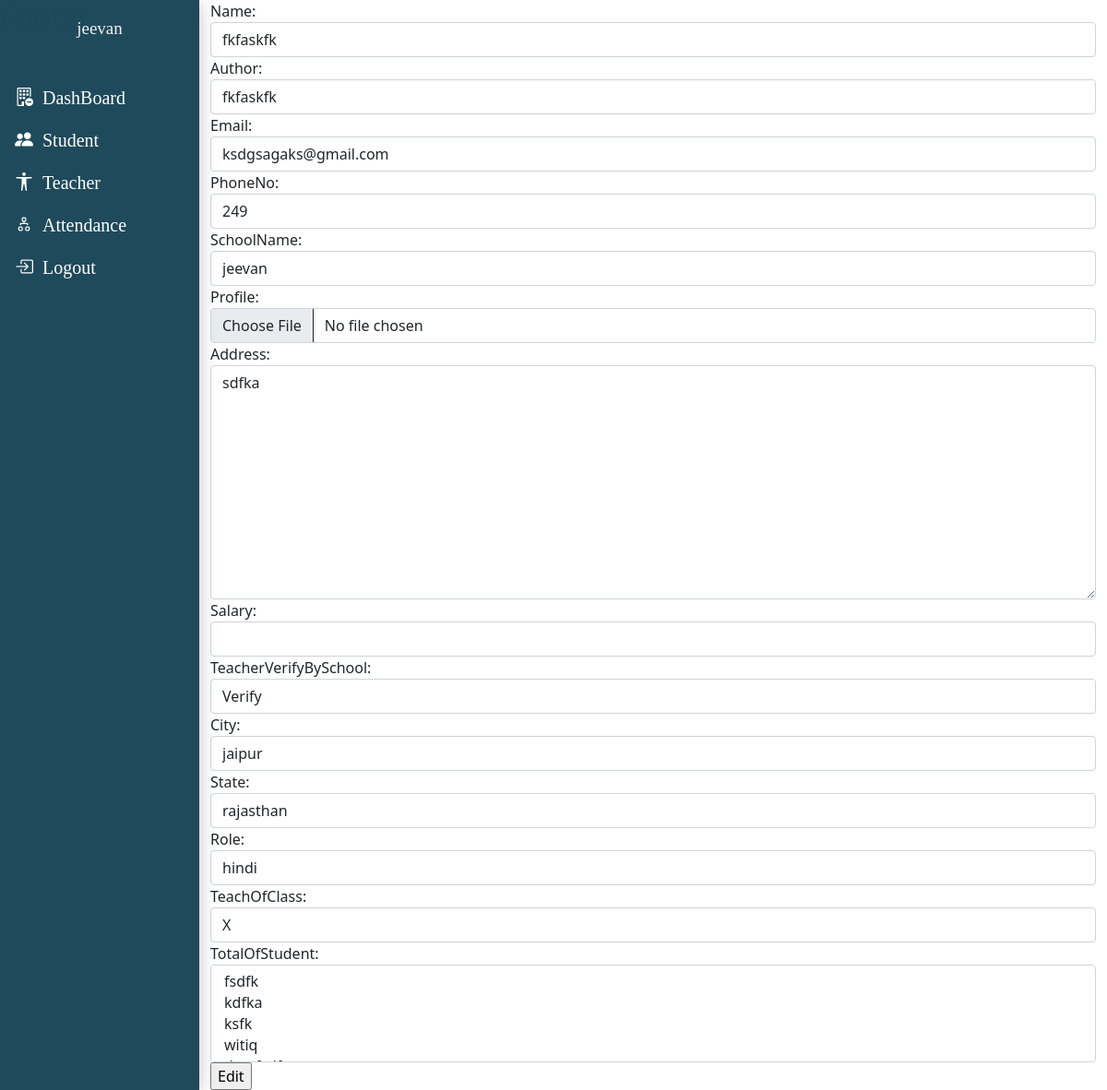
/school/teacherProfile/3 (signed in), run on an earlier commit of the app's database.
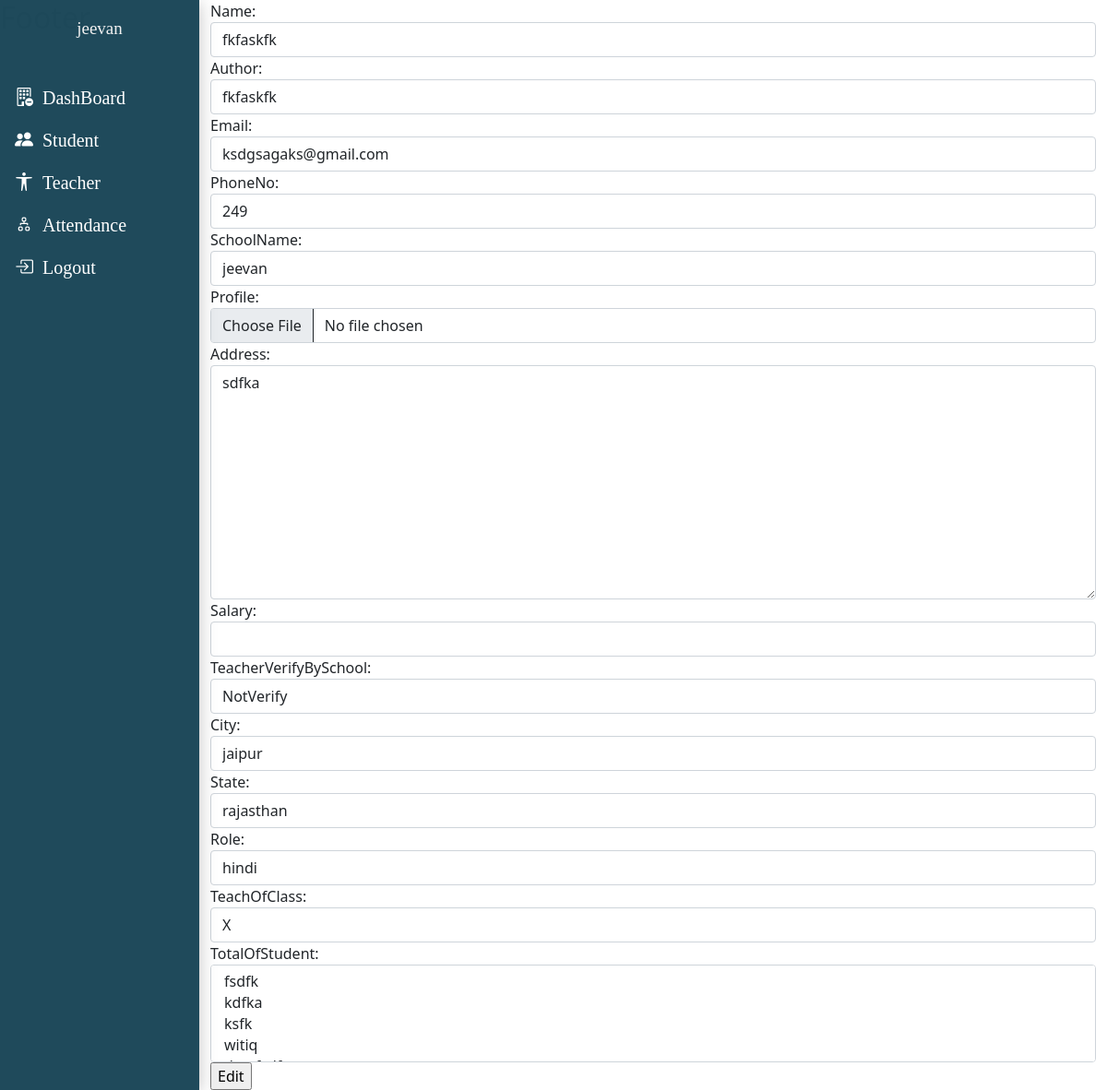
And on a later commit of the database.
### teacher/models.py (models this page shows, shortened)
class TeacherProfileModel(models.Model):
    name=models.CharField(max_length=80)
    author=models.ForeignKey('Auth.User',on_delete=models.CASCADE)
    email=models.EmailField()
    phoneNo=models.BigIntegerField()
    schoolName=models.ForeignKey('school.SchoolProfileModel',on_delete=models.CASCADE,related_name="teacherSchool")
    profile=models.ImageField(upload_to="teacherProfile",null=True,blank=True)
    address=models.TextField()
    salary=models.IntegerField(blank=True,null=True)
    teacherVerifyBySchool=models.CharField(max_length=20,default='NotVerify',choices=VERIFY)
    city=models.ForeignKey('student.city',on_delete=models.CASCADE,related_name="teacherCity")
    state=models.ForeignKey('student.state',on_delete=models.CASCADE,related_name="teacherState")
    role=models.CharField(max_length=100)
    teachOfClass=models.CharField(max_length=20)
    totalOfStudent=models.ManyToManyField('student.StudentProfileModel',null=True,blank=True)

### school/views.py (the view)
# urls.py: path('teacherProfile/<int:id>',views.EditTeacherView,name="editTeacherProfile"),
def EditTeacherView(request,id):
    instance=get_object_or_404(TeacherProfileModel,id=id)
    if request.method == "POST":
        form=EditTeacherForm(request.POST,instance=instance)
        if form.is_valid():
            form.save()
            return redirect('school:TeacherDetaillist')
    else:
        form=EditTeacherForm(instance=instance)
    context={
        'form':form
    }
    return render(request,"base/editteacher.html",context)

### teacher/forms.py
class EditTeacherForm(forms.ModelForm):
    class Meta:
        model=TeacherProfileModel
        fields=('__all__')
    def __init__(self,*args,**kwargs):
        super(EditTeacherForm,self).__init__(*args,**kwargs)
        for fieldName,fields in self.fields.items():
            fields.widget.attrs['class']='form-control'

### Auth/models.py (called while the page is built)
    def __str__(self):
        return self.username

### school/models.py (called while the page is built)
    def __str__(self):
        return self.name

### student/models.py (called while the page is built)
	def __str__(self):
		return self.name

	def __str__(self):
		return self.name

	def __str__(self):
		return self.name

### school/templates/base/editteacher.html (shortened to what this page needs)
{% extends 'base/schoolBase.html' %}
{% block content %}
    <form action="" method="post" enctype="multipart/form-data">
        {{form}}
        <input type="submit" value="Edit">
    </form>
{% endblock %}

What changed in the data, as far as the page shows it:
changed TeacherProfileModel "fkfaskfk": teacherVerifyBySchool "Verify" → "NotVerify"
